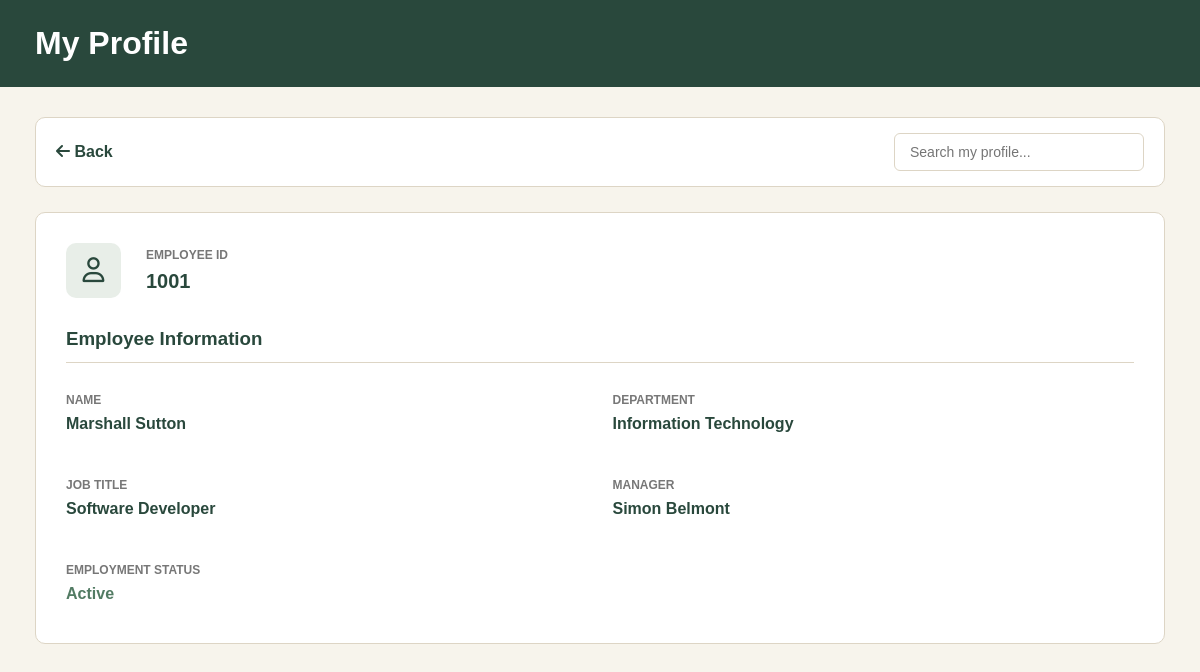
/employee/profile/ (signed in), run on the app's committed database.
### core/models.py (models this page shows, shortened)
class Employee(models.Model):
    ROLE_CHOICES = [
        ("employee", "Employee"),
        ("manager", "Manager"),
        ("admin", "Administrator"),
    ]
    STATUS_CHOICES = [
        ("active", "Active"),
        ("inactive", "Inactive"),
    ]
    user = models.OneToOneField(User, on_delete=models.CASCADE, related_name="employee_profile")
    employee_id = models.PositiveIntegerField(
        unique=True,
        null=True,
        blank=True
    )
    name = models.CharField(max_length=100)
    department = models.ForeignKey(Department, on_delete=models.SET_NULL, null=True, related_name="employees")
    job_role = models.ForeignKey(JobRole, on_delete=models.SET_NULL, null=True, related_name="employees")
    manager = models.ForeignKey("self", on_delete=models.SET_NULL, null=True, blank=True, related_name="direct_reports")
    role = models.CharField(max_length=20, choices=ROLE_CHOICES, default="employee")
    status = models.CharField(max_length=20, choices=STATUS_CHOICES, default="active")

class Department(models.Model):
    name = models.CharField(max_length=100)
    def __str__(self):
        return self.name

class JobRole(models.Model):
    title = models.CharField(max_length=100)
    description = models.TextField(blank=True)
    department = models.ForeignKey(Department, on_delete=models.CASCADE, related_name="job_roles")

### core/views.py (the view)
# urls.py: path('employee/profile/', views.employee_profile, name='employee_profile'),
@login_required
def employee_profile(request):
    if request.user.employee_profile.role != 'employee':
        return redirect_by_role(request.user)
    employee = request.user.employee_profile
    return render(request, 'core/employee_profile.html', {
        'employee': employee
    })

### core/templates/core/employee_profile.html (shortened to what this page needs)
<!DOCTYPE html>
<html lang="en">
<head>
    <link rel="stylesheet"
          href="https://cdnjs.cloudflare.com/ajax/libs/font-awesome/6.5.2/css/all.min.css">
</head>
<body>
    <header>
        <h1>My Profile</h1>
    </header>
    <main>
        <section class="navigation">
            <a href="{% url 'employee_dashboard' %}" class="back-button">
                <i class="fa-solid fa-arrow-left"></i> Back
            </a>
            <input
                type="text"
                id="profileSearch"
                class="search-box"
                placeholder="Search my profile..."
            >
        </section>
        <section class="profile-card">
            <div class="profile-header">
                <div class="icon">
                    <i class="fa-regular fa-user"></i>
                </div>
                <div>
                    <div class="info-label">EMPLOYEE ID</div>
                    <div class="employee-id">{{ employee.employee_id }}</div>
                </div>
            </div>
            <h3 class="section-title">Employee Information</h3>
            <div class="profile-information">
                <div class="info-item">
                    <div class="info-label">NAME</div>
                    <div class="info-value">{{ employee.name }}</div>
                </div>
                <div class="info-item">
                    <div class="info-label">DEPARTMENT</div>
                    <div class="info-value">
                        {{ employee.department|default:"Not assigned" }}
                    </div>
                </div>
                <div class="info-item">
                    <div class="info-label">JOB TITLE</div>
                    <div class="info-value">
                        {{ employee.job_role.title|default:"Not assigned" }}
                    </div>
                </div>
                <div class="info-item">
                    <div class="info-label">MANAGER</div>
                    <div class="info-value">
                        {{ employee.manager.name|default:"Not assigned" }}
                    </div>
                </div>
                <div class="info-item">
                    <div class="info-label">EMPLOYMENT STATUS</div>
                    <div class="info-value status">
                        {{ employee.get_status_display }}
                    </div>
                </div>
            </div>
        </section>
    </main>
</body>
</html>

### core/templates/core/employee_profile.html (style rules this page uses)
* { box-sizing: border-box; }
body { margin: 0; font-family: Arial, sans-serif; background: #F7F4EC; color: #29483C; }
header { background: #29483C; color: white; padding: 25px 35px; }
header h1 { margin: 0; }
main { padding: 30px 35px; }
.navigation { display: flex; justify-content: space-between; align-items: center; gap: 20px; background: white; padding: 15px 20px; border: 1px solid #DDD5C5; border-radius: 10px; margin-bottom: 25px; }
.back-button { color: #29483C; text-decoration: none; font-weight: bold; }
.search-box { padding: 10px 15px; border: 1px solid #DDD5C5; border-radius: 6px; width: 250px; font-size: 14px; }
.profile-card { background: white; border: 1px solid #DDD5C5; border-radius: 10px; padding: 30px; }
.profile-header { display: flex; align-items: center; gap: 25px; margin-bottom: 30px; }
.icon { width: 55px; height: 55px; flex-shrink: 0; border-radius: 10px; background: #E8EEE8; display: flex; align-items: center; justify-content: center; }
.icon i { font-size: 25px; color: #29483C; }
.employee-id { font-size: 20px; font-weight: bold; }
.section-title { border-bottom: 1px solid #DDD5C5; padding-bottom: 12px; margin-bottom: 20px; }
.profile-information { display: grid; grid-template-columns: repeat(2, 1fr); gap: 25px; }
.info-item { padding: 10px 0; }
.info-label { color: #777; font-size: 12px; font-weight: bold; margin-bottom: 8px; }
.info-value { font-size: 16px; font-weight: bold; }
.status { color: #527B63; }

### data on the page
Employee: employee_id "1001", name "Marshall Sutton", department "Information Technology", job_role "Software Developer", manager.name "Simon Belmont", status "Active"
